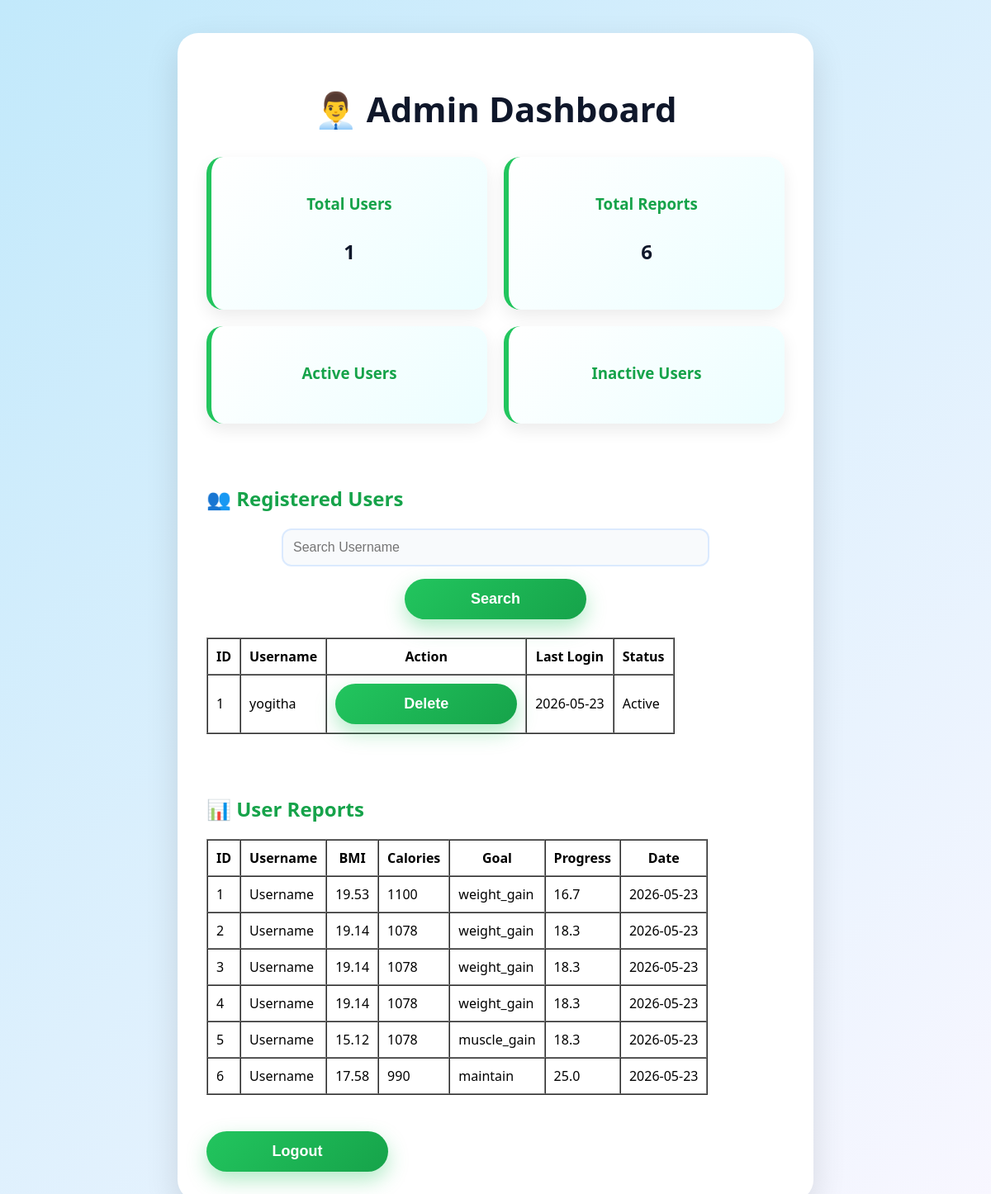
Before: /admin_dashboard with the older database file.
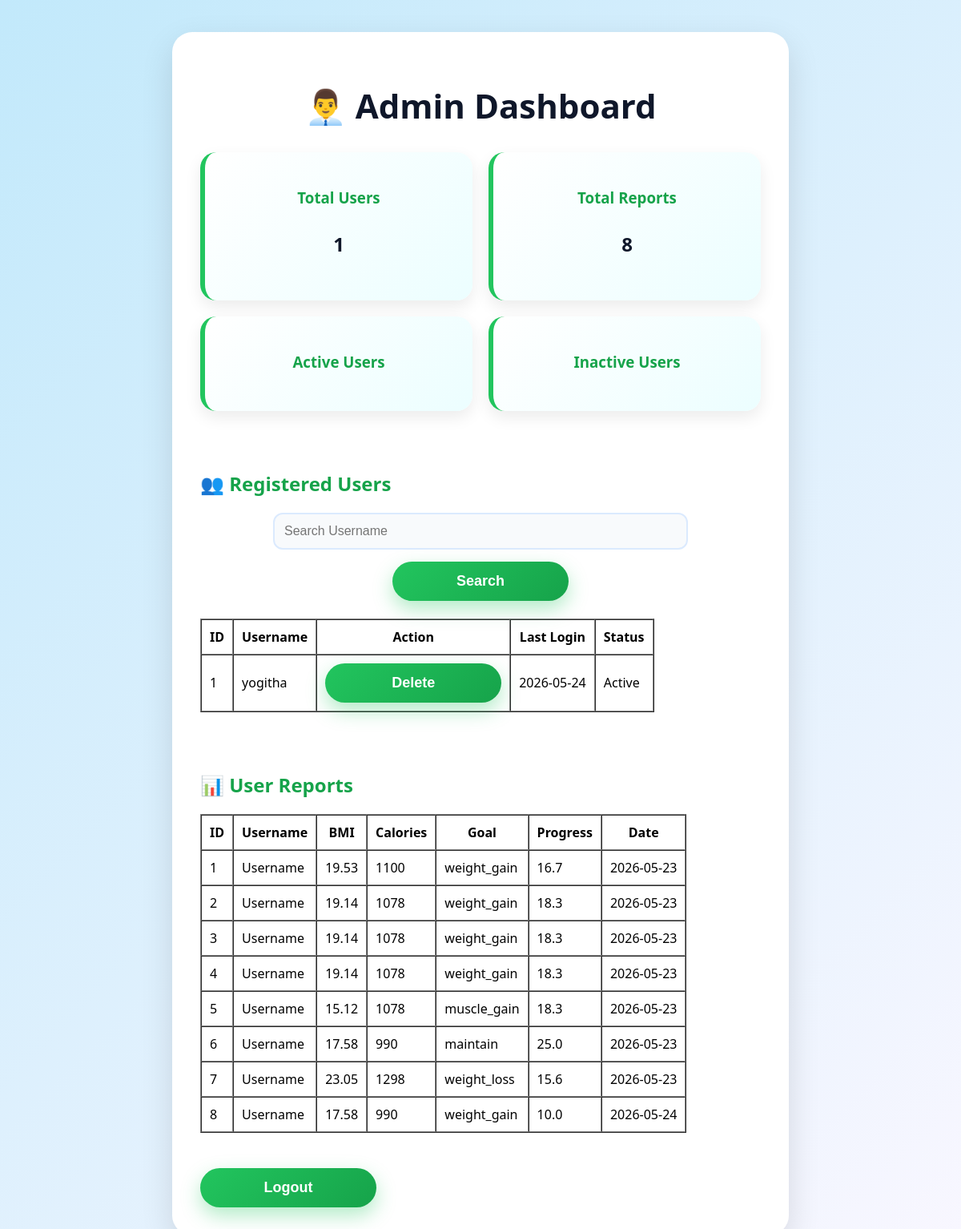
After: the same page with the newer database file.
### tables this page shows
CREATE TABLE users (
        id INTEGER PRIMARY KEY AUTOINCREMENT,
        username TEXT UNIQUE,
        password TEXT,
        last_login TEXT
    );

CREATE TABLE reports (
            id INTEGER PRIMARY KEY AUTOINCREMENT,
            username TEXT,
            bmi REAL,
            calories INTEGER,
            goal TEXT,
            progress REAL,
            report_date TEXT
        );

### app.py (the view)
@app.route("/admin_dashboard")
def admin_dashboard():
    conn = sqlite3.connect("users.db")
    cursor = conn.cursor()
    search = request.args.get("search", "")
    if search:
        cursor.execute(
            "SELECT * FROM users WHERE username LIKE ?",
            ('%' + search + '%',)
        )
    else:
        cursor.execute("SELECT * FROM users")
    users = cursor.fetchall()
    cursor.execute("SELECT * FROM reports")
    reports = cursor.fetchall()
    conn.close()
    total_users = len(users)
    total_reports = len(reports)
    return render_template(
        "admin_dashboard.html",
        users=users,
        reports=reports,
        total_users=total_users,
        total_reports=total_reports
    )

### templates/admin_dashboard.html (shortened to what this page needs)
<!DOCTYPE html>
<html>
<head>
    <link rel="stylesheet"
          href="{{ url_for('static', filename='style.css') }}">
</head>
<body>
<div class="container">
    <h1>👨‍💼 Admin Dashboard</h1>
    <div class="dashboard-cards">
        <div class="card">
            <h3>Total Users</h3>
            <p>{{ total_users }}</p>
        </div>
        <div class="card">
            <h3>Total Reports</h3>
            <p>{{ total_reports }}</p>
        </div>
        <div class="card">
            <h3>Active Users</h3>
        </div>
        <div class="card">
            <h3>Inactive Users</h3>
        </div>
    </div>
    <br><br>
    <h2>👥 Registered Users</h2>
    <form method="GET" action="/admin_dashboard">
        <input
            type="text"
            name="search"
            placeholder="Search Username"
        >
        <button type="submit">
            Search
        </button>
    </form>
    <br>
    <table border="1" cellpadding="10" cellspacing="0">
        <tr>
            <th>ID</th>
            <th>Username</th>
            <th>Action</th>
            <th>Last Login</th>
            <th>Status</th>
        </tr>
        {% for user in users %}
        <tr>
            <td>{{ user[0] }}</td>
            <td>{{ user[1] }}</td>
            <td>
                <a href="/delete_user/{{ user[0] }}">
                    <button>
                        Delete
                    </button>
                </a>
            </td>
            <td>{{ user[3] }}</td>
            <td>
                {% if user[3] %}
                    Active
                {% else %}
                    Inactive
                {% endif %}
            </td>
        </tr>
        {% endfor %}
    </table>
    <br><br>
    <h2>📊 User Reports</h2>
    <table border="1" cellpadding="10" cellspacing="0">
        <tr>
            <th>ID</th>
            <th>Username</th>
            <th>BMI</th>
            <th>Calories</th>
            <th>Goal</th>
            <th>Progress</th>
            <th>Date</th>
        </tr>
        {% for report in reports %}
        <tr>
            <td>{{ report[0] }}</td>
            <td>{{ report[1] }}</td>
            <td>{{ report[2] }}</td>
            <td>{{ report[3] }}</td>
            <td>{{ report[4] }}</td>
            <td>{{ report[5] }}</td>
            <td>{{ report[6] }}</td>
        </tr>
        {% endfor %}
    </table>
    <br><br>
    <a href="/logout">
        <button>
            Logout
        </button>
    </a>
</div>
</body>
</html>

### static/style.css (style rules this page uses)
body { margin: 0; padding: 0; font-family: 'Segoe UI', sans-serif; background: linear-gradient(135deg, #c2e9fb, #f9f7ff); min-height: 100vh; }
.container, .welcome-container { width: 85%; max-width: 700px; margin: 40px auto; background: white; padding: 35px; border-radius: 25px; box-shadow: 0 15px 40px rgba(0,0,0,0.12); }
h1 { text-align: center; font-size: 48px; color: #1e293b; margin-bottom: 20px; }
h2 { color: #0f172a; margin-top: 30px; }
h3 { color: #16a34a; }
button, .start-btn { background: linear-gradient(135deg, #22c55e, #16a34a); color: white; border: none; padding: 14px 30px; border-radius: 50px; font-size: 18px; font-weight: bold; cursor: pointer; transition: all 0.3s ease; width: auto; min-width: 220px; display: inline-block; box-shadow: 0 10px 25px rgba(34,197,94,0.35); }
form { margin-top: 20px; }
input, select { width: 70%; padding: 12px; border-radius: 12px; border: 2px solid #dbeafe; font-size: 16px; background: #f8fafc; margin-bottom: 15px; }
form { display: flex; flex-direction: column; align-items: center; }
.dashboard-cards { display: grid; grid-template-columns: repeat(2, 1fr); gap: 20px; margin-top: 30px; }
.card { background: linear-gradient(135deg, #ffffff, #f0fdf4); border-radius: 20px; padding: 25px; text-align: center; box-shadow: 0 8px 20px rgba(0,0,0,0.08); transition: 0.3s; }
.card h3 { margin-bottom: 10px; color: #16a34a; }
.card p { font-size: 24px; font-weight: bold; color: #0f172a; }
p { font-size: 17px; line-height: 1.8; color: #334155; }
h1 { font-size: 42px; color: #0f172a; }
h2 { color: #16a34a; }
.card { background: linear-gradient(135deg, #ffffff, #ecfeff); border-left: 6px solid #22c55e; }

Changed rows visible on the page:
changed users "yogitha": last_login "2026-05-23" → "2026-05-24"
added reports: id "7", username "Username", bmi "23.05", calories "1298", goal "weight_loss", progress "15.6", report_date "2026-05-23"
added reports: id "8", username "Username", bmi "17.58", calories "990", goal "weight_gain", progress "10.0", report_date "2026-05-24"
Other visible differences:
{{ total_reports }}: "6" → "8"
